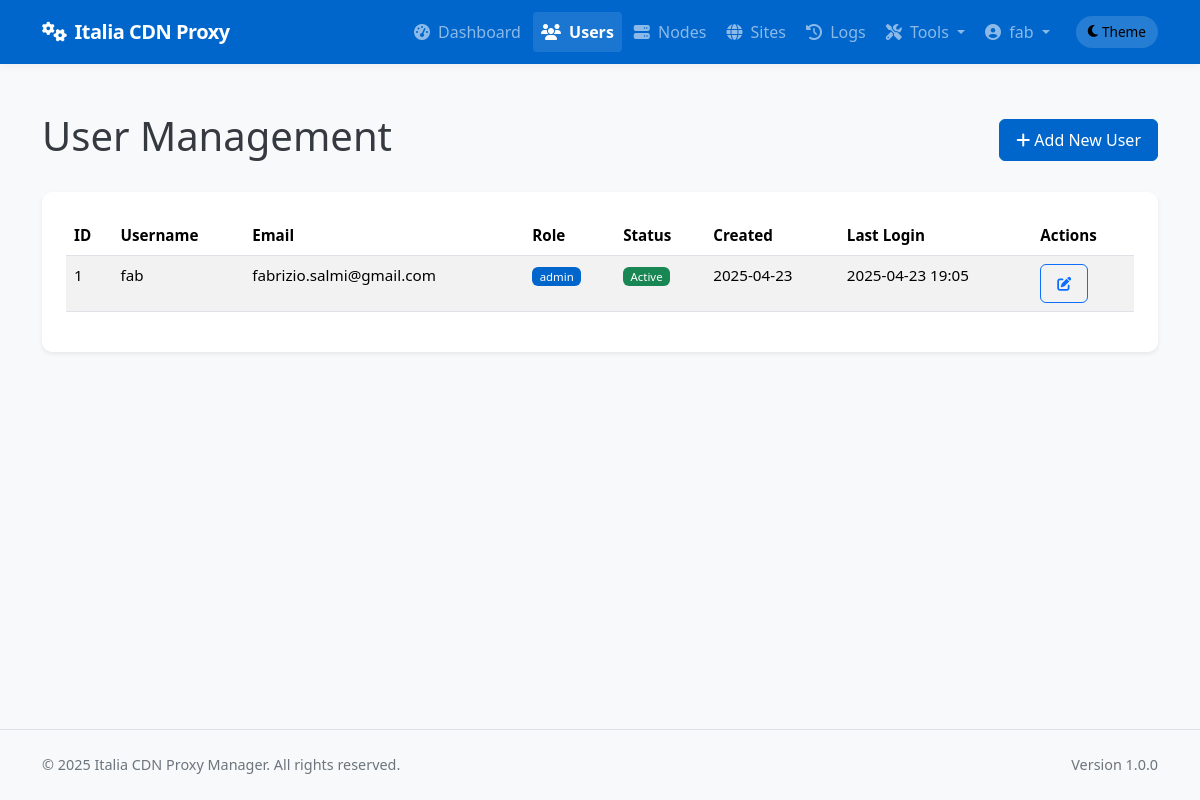
/admin/users (signed in), run on an earlier commit of the app's database.
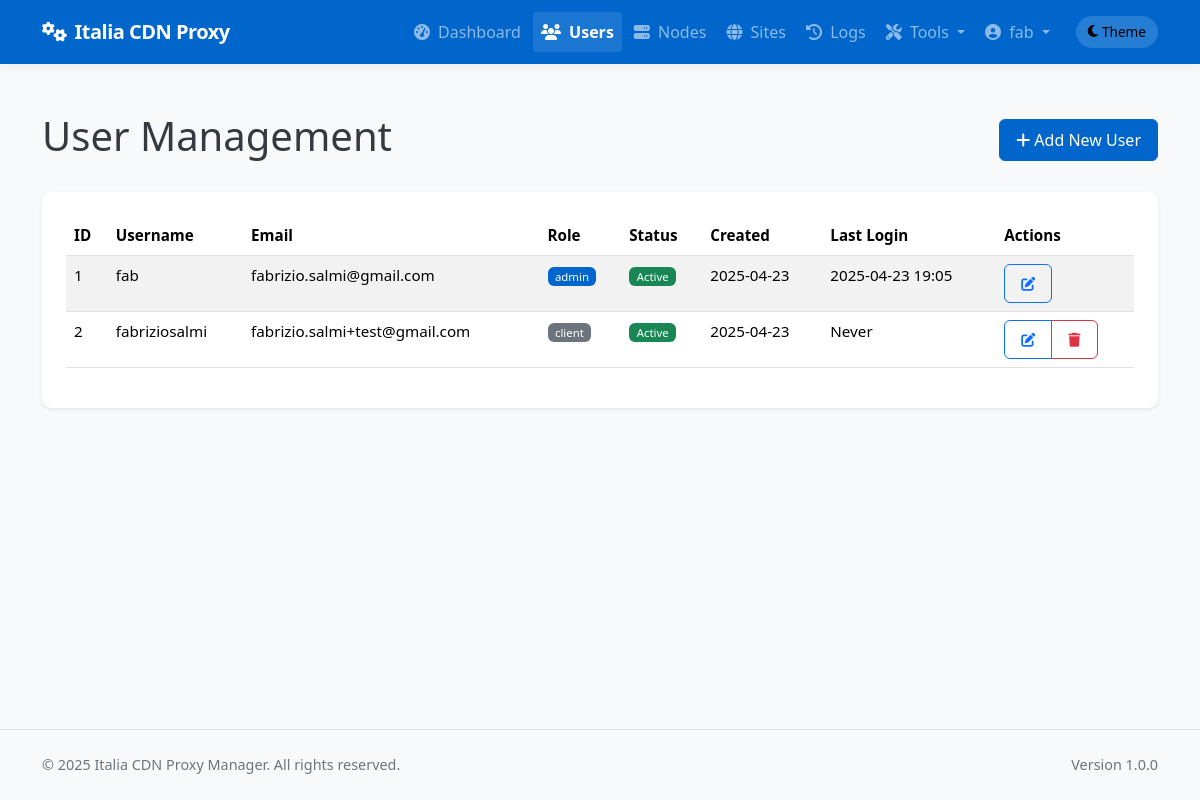
And on a later commit of the database.
### app/models/models.py (models this page shows, shortened)
class User(db.Model):
    __tablename__ = 'users'
    id = db.Column(db.Integer, primary_key=True)
    username = db.Column(db.String(64), unique=True, index=True, nullable=False)
    email = db.Column(db.String(120), unique=True, index=True, nullable=False)
    password_hash = db.Column(db.String(128), nullable=False)
    role = db.Column(db.String(20), nullable=False, default='client')  # 'admin' or 'client'
    is_active = db.Column(db.Boolean, default=True)
    created_at = db.Column(db.DateTime, default=datetime.utcnow)
    last_login = db.Column(db.DateTime, nullable=True)
    sites = db.relationship('Site', backref='owner', lazy='dynamic')
    def is_admin(self):
        return self.role == 'admin'

### app/controllers/admin.py (the view)
@admin.route('/users')
@login_required
@admin_required
def list_users():
    users = User.query.all()
    return render_template('admin/users/list.html', users=users)

### app/models/__init__.py (called while the page is built)
@login_manager.user_loader
def load_user(user_id):
    return User.query.get(int(user_id))

### app/services/access_control.py (called while the page is built)
def admin_required(f):
    @wraps(f)
    def decorated_function(*args, **kwargs):
        if not current_user.is_admin():
            flash('You need admin privileges to access this page.', 'error')
            return abort(403)
        return f(*args, **kwargs)
    return decorated_function

### app/templates/admin/users/list.html (shortened to what this page needs)
{% extends 'base.html' %}
{% block content %}
<div class="container py-4">
    <div class="d-flex justify-content-between align-items-center mb-4">
        <h1>User Management</h1>
        <a href="{{ url_for('admin.new_user') }}" class="btn btn-primary">
            <i class="fas fa-plus"></i> Add New User
        </a>
    </div>
    <div class="card shadow-sm">
        <div class="card-body">
            <div class="table-responsive">
                <table class="table table-striped table-hover">
                    <thead>
                        <tr>
                            <th>ID</th>
                            <th>Username</th>
                            <th>Email</th>
                            <th>Role</th>
                            <th>Status</th>
                            <th>Created</th>
                            <th>Last Login</th>
                            <th>Actions</th>
                        </tr>
                    </thead>
                    <tbody>
                        {% for user in users %}
                        <tr>
                            <td>{{ user.id }}</td>
                            <td>{{ user.username }}</td>
                            <td>{{ user.email }}</td>
                            <td><span class="badge bg-{{ 'primary' if user.role == 'admin' else 'secondary' }}">
                                {{ user.role }}
                            </span></td>
                            <td><span class="badge bg-{{ 'success' if user.is_active else 'danger' }}">
                                {{ 'Active' if user.is_active else 'Inactive' }}
                            </span></td>
                            <td>{{ user.created_at.strftime('%Y-%m-%d') }}</td>
                            <td>{{ user.last_login.strftime('%Y-%m-%d %H:%M') if user.last_login else 'Never' }}</td>
                            <td>
                                <div class="btn-group btn-group-sm">
                                    <a href="{{ url_for('admin.edit_user', user_id=user.id) }}" class="btn btn-outline-primary">
                                        <i class="fas fa-edit"></i>
                                    </a>
                                    {% if user.id != current_user.id %}
                                    <button type="button" class="btn btn-outline-danger"
                                            data-bs-toggle="modal"
                                            data-bs-target="#deleteUserModal"
                                            data-user-id="{{ user.id }}"
                                            data-username="{{ user.username }}">
                                        <i class="fas fa-trash"></i>
                                    </button>
                                    {% endif %}
                                </div>
                            </td>
                        </tr>
                        {% endfor %}
                    </tbody>
                </table>
            </div>
        </div>
    </div>
</div>
{% endblock %}

### app/templates/base.html (shortened to what the changed rows need)
<!DOCTYPE html>
<html lang="en" data-bs-theme="light">
<head>
    <link href="https://cdn.jsdelivr.net/npm/bootstrap@5.3.2/dist/css/bootstrap.min.css" rel="stylesheet">
    <link rel="stylesheet" href="https://cdnjs.cloudflare.com/ajax/libs/font-awesome/6.4.2/css/all.min.css">
</head>
<body>
    <header>
        <nav class="navbar navbar-expand-lg navbar-dark bg-primary">
            <div class="container">
                <div class="collapse navbar-collapse" id="navbarNav">
                    <ul class="navbar-nav ms-auto">
                        {% if current_user.is_authenticated %}
                            {% if current_user.is_admin() %}
                                <li class="nav-item">
                                    <a class="nav-link {% if request.endpoint == 'admin.dashboard' %}active{% endif %}" href="{{ url_for('admin.dashboard') }}">
                                        <i class="fas fa-tachometer-alt me-1"></i> Dashboard
                                    </a>
                                </li>
                                <li class="nav-item">
                                    <a class="nav-link {% if 'admin.list_users' in request.endpoint %}active{% endif %}" href="{{ url_for('admin.list_users') }}">
                                        <i class="fas fa-users me-1"></i> Users
                                    </a>
                                </li>
                                <li class="nav-item">
                                    <a class="nav-link {% if 'admin.list_nodes' in request.endpoint %}active{% endif %}" href="{{ url_for('admin.list_nodes') }}">
                                        <i class="fas fa-server me-1"></i> Nodes
                                    </a>
                                </li>
                                <li class="nav-item">
                                    <a class="nav-link {% if 'admin.list_sites' in request.endpoint %}active{% endif %}" href="{{ url_for('admin.list_sites') }}">
                                        <i class="fas fa-globe me-1"></i> Sites
                                    </a>
                                </li>
                                <li class="nav-item">
                                    <a class="nav-link {% if request.endpoint == 'admin.deployment_logs' %}active{% endif %}" href="{{ url_for('admin.deployment_logs') }}">
                                        <i class="fas fa-history me-1"></i> Logs
                                    </a>
                                </li>
                                <li class="nav-item dropdown">
                                    <a class="nav-link dropdown-toggle" href="#" id="adminToolsDropdown" role="button" data-bs-toggle="dropdown" aria-expanded="false">
                                        <i class="fas fa-tools me-1"></i> Tools
                                    </a>
                                </li>
                            {% endif %}
                            <li class="nav-item dropdown">
                                <a class="nav-link dropdown-toggle" href="#" id="userDropdown" role="button" data-bs-toggle="dropdown" aria-expanded="false">
                                    <i class="fas fa-user-circle me-1"></i> {{ current_user.username }}
                                </a>
                            </li>
                        {% endif %}
                    </ul>
                </div>
            </div>
        </nav>
    </header>
    <main>
        {% block content %}{% endblock %}
    </main>
</body>
</html>

What changed in the data, as far as the page shows it:
added User: id "2", username "fabriziosalmi", email "fabrizio.salmi+test@gmail.com", role "client", is_active "Active", created_at "2025-04-23", last_login "Never"
